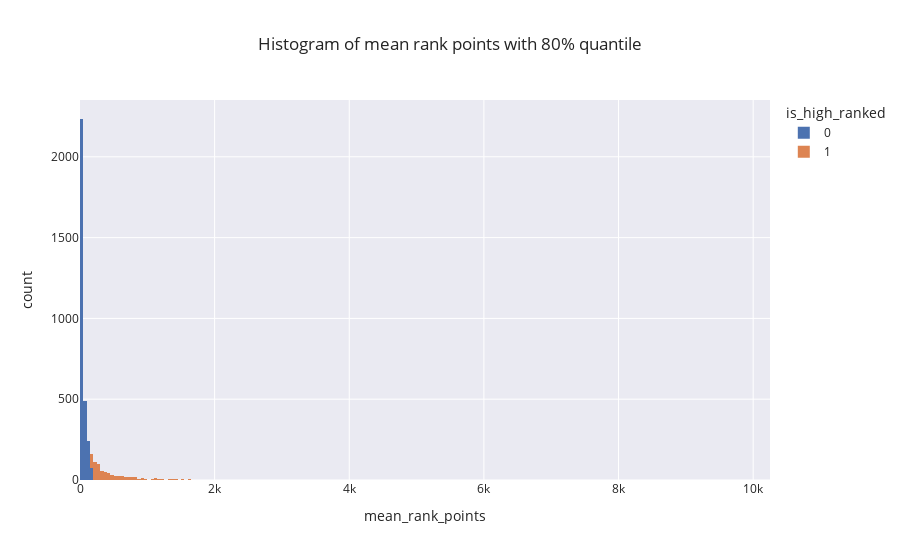

Here is the notebook cell this chart was saved with:
### Markdown cell above
#### Pareto splitting

### Code cell
# lowest 80% of mean rank points are considered low ranked
df_players_complete['is_high_ranked'] = np.digitize(df_players_complete['mean_rank_points'], bins=[df_players_complete['mean_rank_points'].quantile(0.8)])
print(df_players_complete['is_high_ranked'].value_counts())
px.histogram(df_players_complete, x="mean_rank_points", color="is_high_ranked", title="Histogram of mean rank points with 80% quantile")

### Figure 1 — Plotly figure (JSON) as saved in the notebook; plotly's stock layout.template omitted (floating-point values rounded to 4 significant figures; data arrays with more than 128 entries replaced by an {"elided": "..."} marker saying what was removed)
{"data": [{"alignmentgroup": "True", "bingroup": "x", "hovertemplate": "is_high_ranked=0<br>mean_rank_points=%{x}<br>count=%{y}<extra></extra>", "legendgroup": "0", "marker": {"color": "rgb(76,114,176)", "pattern": {"shape": ""}}, "name": "0", "offsetgroup": "0", "orientation": "v", "showlegend": true, "type": "histogram", "x": {"elided": "3038 float values"}, "xaxis": "x", "yaxis": "y"}, {"alignmentgroup": "True", "bingroup": "x", "hovertemplate": "is_high_ranked=1<br>mean_rank_points=%{x}<br>count=%{y}<extra></extra>", "legendgroup": "1", "marker": {"color": "rgb(221,132,82)", "pattern": {"shape": ""}}, "name": "1", "offsetgroup": "1", "orientation": "v", "showlegend": true, "type": "histogram", "x": {"elided": "760 float values"}, "xaxis": "x", "yaxis": "y"}], "layout": {"barmode": "relative", "legend": {"title": {"text": "is_high_ranked"}, "tracegroupgap": 0}, "title": {"text": "Histogram of mean rank points with 80% quantile"}, "xaxis": {"anchor": "y", "domain": [0, 1], "title": {"text": "mean_rank_points"}}, "yaxis": {"anchor": "x", "domain": [0, 1], "title": {"text": "count"}}}}
